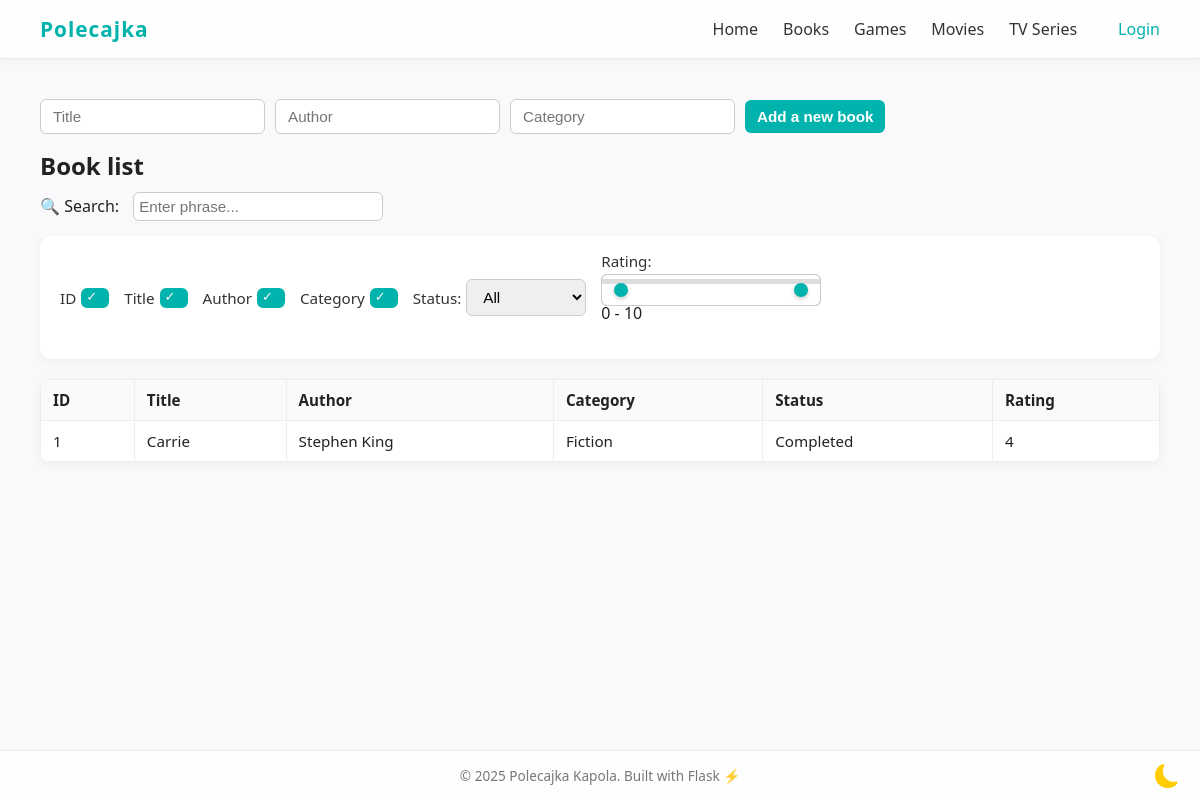
Before: /books with the older database file.
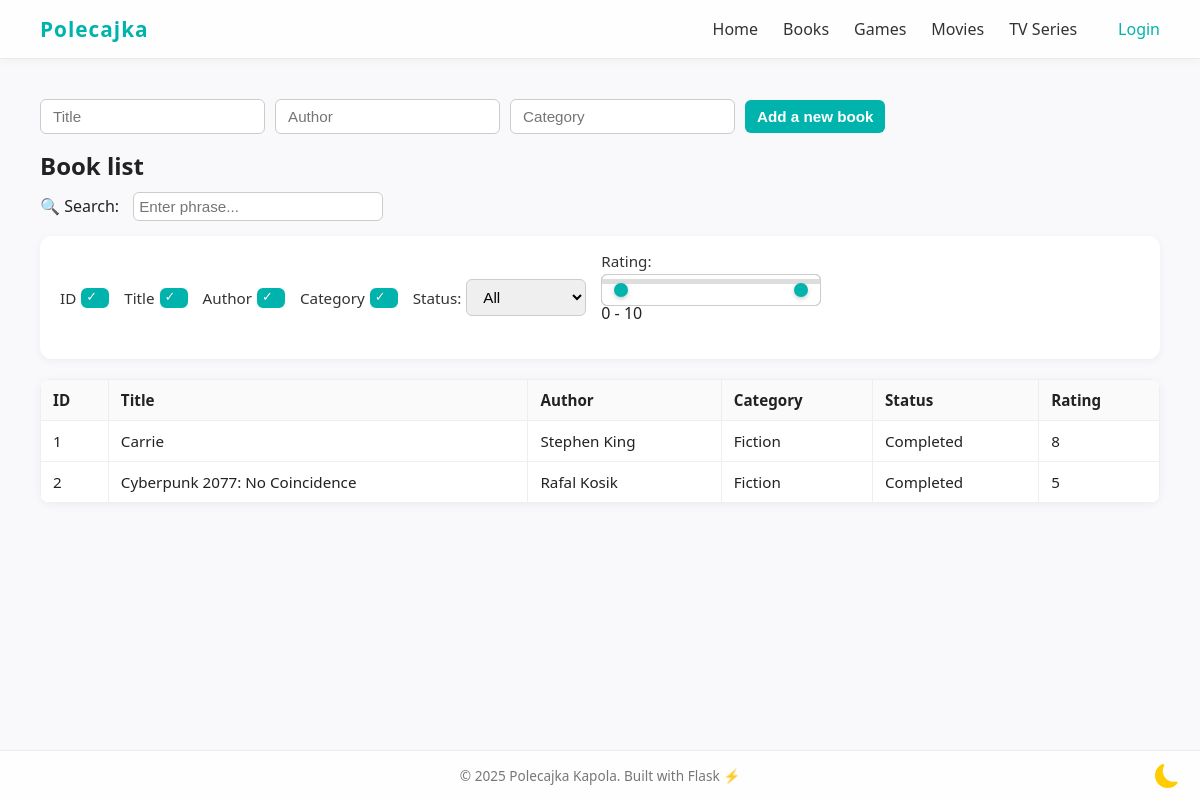
After: the same page with the newer database file.
### tables this page shows
CREATE TABLE reviews (
            id INTEGER PRIMARY KEY AUTOINCREMENT,
            book_id INTEGER,
            rating INTEGER,
            review TEXT,
            date_finished TEXT,
            FOREIGN KEY(book_id) REFERENCES books(id) ON DELETE CASCADE
        );

CREATE TABLE books (
            id INTEGER PRIMARY KEY AUTOINCREMENT,
            title TEXT NOT NULL,
            author TEXT,
            category TEXT,
            status TEXT DEFAULT 'To Read',
            date_added TEXT,
            thumbnail TEXT
        );

### app.py (the view)
@app.route("/books")
def index():
    db_exists = os.path.exists("books.db")
    books = get_books()
    return render_template("index.html", books=books, db_exists=db_exists)

### app.py (called while the page is built)
def get_books():
    if not os.path.exists("books.db"):
        return []
    conn = get_connection()
    cur = conn.cursor()
    cur.execute("""
                SELECT b.id,
                       b.title,
                       b.author,
                       b.category,
                       b.status,
                       r.rating,
                       r.review,
                       b.thumbnail
                FROM books b
                         LEFT JOIN reviews r ON b.id = r.book_id
                ORDER BY b.date_added DESC
                """)
    books = cur.fetchall()
    conn.close()
    return books

### db_init.py (called while the page is built)
def get_connection():
    conn = sqlite3.connect(DB_NAME)
    conn.row_factory = sqlite3.Row
    conn.execute("PRAGMA foreign_keys = ON")
    return conn

### templates/index.html (shortened to what this page needs)
{% extends "base.html" %}
{% block content %}
{% if db_exists %}
<form action="{{ url_for('add') }}" method="POST">
    <input type="text" name="title" id="book-title" placeholder="Title" required autocomplete="off">
    <input type="text" name="author" id="book-author" placeholder="Author">
    <input type="text" name="category" placeholder="Category">
    <button type="submit">Add a new book</button>
</form>
{% else %}
<p style="margin:20px; opacity:0.5;">Cannot add books because database doesn't exist yet.</p>
{% endif %}
<h2>Book list</h2>
<div class="search-controls-wrapper">
    <label>🔍 Search:</label>
    <input type="text" id="custom-search" placeholder="Enter phrase..." style="width:250px; padding:5px; margin-left:10px;">
    <div class="column-search-checkboxes">
        <label>ID<input type="checkbox" checked data-column="0"></label>
        <label>Title<input type="checkbox" checked data-column="1"></label>
        <label>Author<input type="checkbox" checked data-column="2"></label>
        <label>Category<input type="checkbox" checked data-column="3"></label>
        <label>Status:
            <select id="status-filter" data-column="4">
                <option value="">All</option>
            </select>
        </label>
        <div class="rating-slider-container">
            <label>Rating:</label>
            <div class="slider-wrapper">
                <input type="range" id="rating-min" min="0" max="10" value="0" step="1">
                <input type="range" id="rating-max" min="0" max="10" value="10" step="1">
            </div>
            <span id="rating-display">0 - 10</span>
        </div>
    </div>
</div>
<table id="books-table" class="display">
    <thead>
        <tr>
            <th>ID</th>
            <th>Title</th>
            <th>Author</th>
            <th>Category</th>
            <th>Status</th>
            <th>Rating</th>
        </tr>
    </thead>
    <tbody>
    {% for book in books %}
        <tr data-id="{{ book['id'] }}">
            <td>{{ loop.index }}</td>
            <td>{{ book['title'] }}</td>
            <td>{{ book['author'] }}</td>
            <td>{{ book['category'] }}</td>
            <td>{{ book['status'] }}</td>
            <td>{{ book['rating'] or '' }}</td>
        </tr>
    {% endfor %}
    </tbody>
</table>
{% endblock %}

### templates/base.html (shortened to what this page needs)
<!DOCTYPE html>
<html lang="en">
<head>
    <link rel="stylesheet" href="{{ url_for('static', filename='style.css') }}">
    <link rel="stylesheet" href="https://cdn.datatables.net/2.1.8/css/dataTables.dataTables.min.css">
</head>
<body>
    <nav>
        <div class="logo" onclick="window.location.href='/'">Polecajka</div>
        <div class="nav-links">
            <a href="/">Home</a>
            <a href="/books">Books</a>
            <a href="/games">Games</a>
            <a href="/movies">Movies</a>
            <a href="/series">TV Series</a>
            {% if session.get('is_admin') %}
                <a href="/logout" class="auth-link logout">Logout</a>
            {% else %}
                <a href="/login" class="auth-link login">Login</a>
            {% endif %}
        </div>
    </nav>
    <main>
        {% block content %}{% endblock %}
    </main>
    <footer>
        <p>© 2025 Polecajka Kapola. Built with Flask ⚡</p>
        <div id="dark-toggle">
        </div>
    </footer>
</body>
</html>

### static/style.css (style rules this page uses)
* { margin: 0; padding: 0; box-sizing: border-box; }
:root { --color-primary: #00b3ad; --color-primary-dark: #009a94; --color-text-dark: #222; --color-text-light: #666; --color-background: #f9f9fb; --color-card-bg: #fff; --color-border-light: rgba(0, 0, 0, 0.08); --color-accent-blue: #2196f3; --color-danger: #f44336; }
body { font-family: 'Segoe UI', Roboto, sans-serif; background: var(--color-background); color: var(--color-text-dark); min-height: 100vh; display: flex; flex-direction: column; }
main { flex: 1; padding: 40px; animation: fadeIn 0.4s ease-in; }
nav { display: flex; justify-content: space-between; align-items: center; background: #ffffffcc; backdrop-filter: blur(12px); border-bottom: 1px solid var(--color-border-light); padding: 15px 40px; position: sticky; top: 0; z-index: 10; box-shadow: 0 2px 10px rgba(0, 0, 0, 0.04); }
.logo { font-size: 1.3rem; font-weight: 700; color: var(--color-primary); letter-spacing: 1px; cursor: pointer; transition: color 0.3s, transform 0.3s; }
.nav-links { display: flex; gap: 25px; }
.nav-links a { color: #333; text-decoration: none; font-size: 1rem; font-weight: 500; position: relative; transition: color 0.25s, transform 0.25s; }
.nav-links a::after { content: ""; position: absolute; left: 0; bottom: -4px; width: 0; height: 2px; background: var(--color-primary); transition: width 0.3s ease; }
table { width: 100%; border-collapse: collapse; background: var(--color-card-bg); border-radius: 10px; overflow: hidden; box-shadow: 0 2px 10px rgba(0,0,0,0.05); margin-top: 20px; }
th, td { border: 1px solid #eee; padding: 10px 12px; text-align: left; font-size: 0.95rem; }
th { background: #fafafa; font-weight: 600; }
form { display: flex; gap: 10px; flex-wrap: wrap; align-items: center; margin-bottom: 15px; }
input, select, button { padding: 8px 12px; border-radius: 6px; border: 1px solid #ccc; font-size: 0.95rem; }
button { background: var(--color-primary); color: white; border: none; font-weight: 600; cursor: pointer; transition: background 0.25s, transform 0.1s; }
.column-search-checkboxes { display: flex; flex-wrap: wrap; gap: 15px 15px; align-items: center; background: var(--color-card-bg); padding: 15px 20px; border-radius: 12px; box-shadow: 0 2px 8px rgba(0,0,0,0.05); margin-top: 15px; margin-bottom: 20px; }
.search-controls-wrapper { padding-top: 10px; }
.column-search-checkboxes label { display: flex; align-items: center; gap: 5px; cursor: pointer; font-size: 0.95rem; color: #333; }
.column-search-checkboxes input[type="checkbox"] { appearance: none; width: 18px; height: 18px; border: 2px solid #ccc; border-radius: 6px; position: relative; transition: all 0.25s ease; cursor: pointer; margin: 0; }
.column-search-checkboxes input[type="checkbox"]:checked { border-color: var(--color-primary); background: var(--color-primary); }
.column-search-checkboxes input[type="checkbox"]:checked::after { content: "✓"; position: absolute; color: white; font-size: 13px; top: -1px; left: 3px; text-shadow: 0 0 1px rgba(0,0,0,0.2); }
.rating-slider-container { display: flex; flex-direction: column; gap: 8px; width: 220px; padding-bottom: 20px; }
.slider-wrapper { position: relative; height: 5px; background: #ddd; border-radius: 5px; padding: 0 8px; }
.slider-wrapper input[type="range"] { position: absolute; width: 100%; top: -5px; background: none; pointer-events: none; -webkit-appearance: none; left: 0; }
#rating-display { margin-top: 10px; text-align: left; }
footer { position: relative; text-align: center; padding: 15px; font-size: 0.85rem; color: #777; border-top: 1px solid var(--color-border-light); background: #ffffffcc; backdrop-filter: blur(10px); }
.auth-link { margin-left: 1rem; font-weight: 600; transition: color 0.2s ease; }
.auth-link.login { color: var(--color-primary); }
#dark-toggle { position: absolute; right: 15px; bottom: 15px; cursor: pointer; width: 36px; height: 36px; transition: transform 0.2s, color 0.2s; padding-top: 15px; color: #ffcc00; }
body:not(.dark-mode) .moon-icon { display: inline; }

Changed rows visible on the page:
changed reviews "Carrie": rating "4" → "8"
added reviews: title "Cyberpunk 2077: No Coincidence", author "Rafal Kosik", category "Fiction", status "Completed", rating "5"
